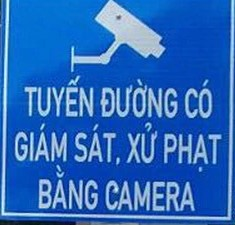
#> input picture image/BienBaoGiaoThongPhatNguoi.jpg, 235 x 225 px
$ python -i main.py   (imports and definitions only)
#> lines starting #> are read from the running program, lines starting #| are printed output that depends on the picture
#> further down, picture is the input picture: shape (225, 235, 3); mean B, G, R 187.8, 104.6, 41.8
# %% [markdown]
# ### Import libraries

# %%
import cv2
import numpy as np
import os

import unicodedata
import re

# %% [markdown]
# ### Functions

# %%
STANDARD_SIZE = (150, 150)

# [218 lines left out: functions get_color_ranges, check_triangle_colors, preprocess_mask, detect_triangle_shape, check_position, analyze_sign_color_and_shape and 6 more, not called in this run]

def enhance_gray(img):
    gray = cv2.cvtColor(img, cv2.COLOR_BGRA2GRAY)
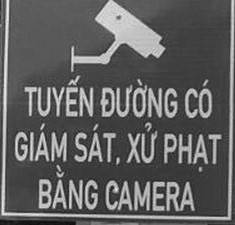
#> gray: shape (225, 235); min 10, max 239, mean 95.3
    gray = cv2.equalizeHist(gray)
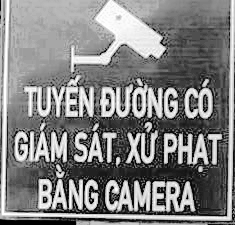
#> gray: shape (225, 235); min 0, max 255, mean 129.5
    gray = cv2.resize(gray, STANDARD_SIZE)
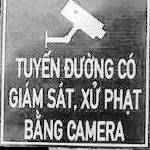
#> gray: shape (150, 150); min 0, max 255, mean 129.4
    blur = cv2.GaussianBlur(gray, (3, 3), 0)
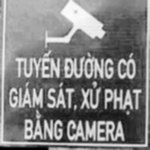
#> blur: shape (150, 150); min 0, max 252, mean 129.6
    sharpened = cv2.addWeighted(gray, 1.5, blur, -0.5, 0)
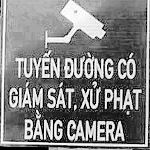
#> sharpened: shape (150, 150); min 0, max 255, mean 129.6

    return sharpened

# [54 lines left out: functions orb_match, bgr_match, match_sign_with_template, not called in this run]


# %% [markdown]
# ### Create template

# %%
import os
import cv2

image_dirs = ["data/images", "data/VTS/images/train"]
label_dirs = ["data/labels", "data/VTS/labels/train"]
classes_dirs = ["data/classes_en.txt", "data/VTS/classes.txt"]
output_dir = "templates"


# [44 lines not run here, left out]


# %% [markdown]
# ### Process and run application

# %%
# [75 lines left out: function process_video, not called in this run]

# %%
video_dir = 'video'
# [6 lines not run here, left out]


>>> import cv2
>>> picture = cv2.imread('image/BienBaoGiaoThongPhatNguoi.jpg')
>>> result = enhance_gray(picture)

$ run again, on image/CamDoXe.jpg
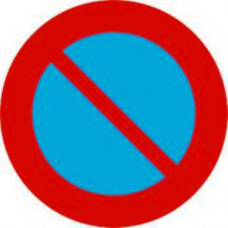
#> input picture image/CamDoXe.jpg, 228 x 228 px
#> picture is the input picture: shape (228, 228, 3); mean B, G, R 131.7, 115.6, 147.5
#> in enhance_gray, `gray = cv2.cvtColor(img, cv2.COLOR_BGRA2GRAY)`:
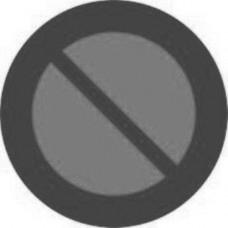
#> gray: shape (228, 228); min 59, max 255, mean 127
#> in enhance_gray, `blur = cv2.GaussianBlur(gray, (3, 3), 0)`:
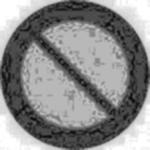
#> blur: shape (150, 150); min 9, max 255, mean 137.8
